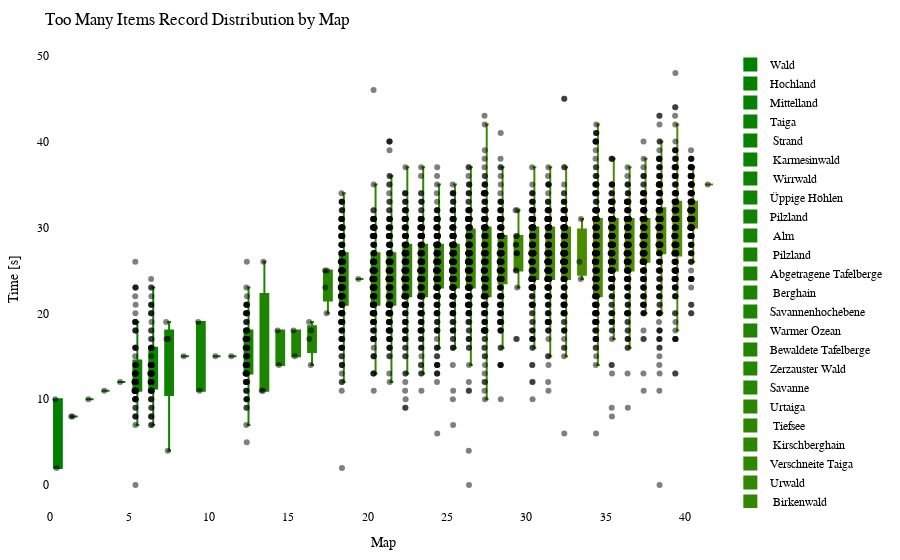

Notebook source saved alongside this figure:
### Code cell
import plotly.graph_objects as go
import plotly.io as pio

df = getRecordsDataframe(minigame="Sammelwahn")

# sort df columns by mean value 
df = df.reindex(df.mean().sort_values().index, axis=1)

# drop sum column
df = df.drop(columns=["Sum"])

# remove "Punkte" from all columns
df.columns = df.columns.str.replace('Punkte', '')

cmap = LinearSegmentedColormap.from_list("green_orange", ["green", "orange"])
colors = [to_hex(cmap(i / (num_columns - 1))) for i in range(num_columns)]

# Calculate the offset for centering the data points
num_columns = len(df.columns)
offset = 0.5

# Create a Swarm plot using Plotly
fig = go.Figure()

for i, (column, color) in enumerate(zip(df.columns, colors)):
    x_values = [i + offset] * len(df[column])  # Adjust x-values with offset for horizontal centering
    fig.add_trace(go.Box(x=x_values,
                         y=df[column],
                         name=column,
                         boxpoints='all',
                         pointpos=-0.5,  # Adjust point position to prevent overlapping
                         marker=dict(color='rgba(0,0,0,0.5)', size=6),  # Adjust marker color and size
                         line=dict(color=color),
                         fillcolor=color,
                         hovertext=df_to_html.index,
                         hoverinfo='name+text+y',
                         showlegend=True))

fig.update_layout(title="Too Many Items Record Distribution by Map",
                  xaxis=dict(title="Map"),
                  yaxis=dict(title="Time [s]"),
                  showlegend=True,
                  font=dict(family="Arial", size=12, color="black"),  # Customize font
                  plot_bgcolor="white",  # Set background color
                  margin=dict(l=50, r=50, t=50, b=50),  # Adjust margins for better layout
                  )

pio.show(fig)

pio.write_html(fig, "out/sammel_swarm_plot.html")

### Figure 1 — Plotly figure (JSON) as saved in the notebook; plotly's stock layout.template omitted (floating-point values rounded to 4 significant figures; data arrays with more than 128 entries replaced by an {"elided": "..."} marker saying what was removed)
{"data": [{"boxpoints": "all", "fillcolor": "#008000", "hoverinfo": "name+text+y", "hovertext": {"elided": "241 str values"}, "line": {"color": "#008000"}, "marker": {"color": "rgba(0,0,0,0.5)", "size": 6}, "name": "Wald", "pointpos": -0.5, "showlegend": true, "type": "box", "x": {"elided": "227 float values"}, "y": {"elided": "227 float values"}}, {"boxpoints": "all", "fillcolor": "#028000", "hoverinfo": "name+text+y", "hovertext": {"elided": "241 str values"}, "line": {"color": "#028000"}, "marker": {"color": "rgba(0,0,0,0.5)", "size": 6}, "name": "Hochland", "pointpos": -0.5, "showlegend": true, "type": "box", "x": {"elided": "227 float values"}, "y": {"elided": "227 float values"}}, {"boxpoints": "all", "fillcolor": "#048100", "hoverinfo": "name+text+y", "hovertext": {"elided": "241 str values"}, "line": {"color": "#048100"}, "marker": {"color": "rgba(0,0,0,0.5)", "size": 6}, "name": "Mittelland", "pointpos": -0.5, "showlegend": true, "type": "box", "x": {"elided": "227 float values"}, "y": {"elided": "227 float values"}}, {"boxpoints": "all", "fillcolor": "#068100", "hoverinfo": "name+text+y", "hovertext": {"elided": "241 str values"}, "line": {"color": "#068100"}, "marker": {"color": "rgba(0,0,0,0.5)", "size": 6}, "name": "Taiga", "pointpos": -0.5, "showlegend": true, "type": "box", "x": {"elided": "227 float values"}, "y": {"elided": "227 float values"}}, {"boxpoints": "all", "fillcolor": "#088100", "hoverinfo": "name+text+y", "hovertext": {"elided": "241 str values"}, "line": {"color": "#088100"}, "marker": {"color": "rgba(0,0,0,0.5)", "size": 6}, "name": " Strand", "pointpos": -0.5, "showlegend": true, "type": "box", "x": {"elided": "227 float values"}, "y": {"elided": "227 float values"}}, {"boxpoints": "all", "fillcolor": "#0b8200", "hoverinfo": "name+text+y", "hovertext": {"elided": "241 str values"}, "line": {"color": "#0b8200"}, "marker": {"color": "rgba(0,0,0,0.5)", "size": 6}, "name": " Karmesinwald", "pointpos": -0.5, "showlegend": true, "type": "box", "x": {"elided": "227 float values"}, "y": {"elided": "227 float values"}}, {"boxpoints": "all", "fillcolor": "#0d8200", "hoverinfo": "name+text+y", "hovertext": {"elided": "241 str values"}, "line": {"color": "#0d8200"}, "marker": {"color": "rgba(0,0,0,0.5)", "size": 6}, "name": " Wirrwald", "pointpos": -0.5, "showlegend": true, "type": "box", "x": {"elided": "227 float values"}, "y": {"elided": "227 float values"}}, {"boxpoints": "all", "fillcolor": "#0f8200", "hoverinfo": "name+text+y", "hovertext": {"elided": "241 str values"}, "line": {"color": "#0f8200"}, "marker": {"color": "rgba(0,0,0,0.5)", "size": 6}, "name": "Üppige Höhlen", "pointpos": -0.5, "showlegend": true, "type": "box", "x": {"elided": "227 float values"}, "y": {"elided": "227 float values"}}, {"boxpoints": "all", "fillcolor": "#118200", "hoverinfo": "name+text+y", "hovertext": {"elided": "241 str values"}, "line": {"color": "#118200"}, "marker": {"color": "rgba(0,0,0,0.5)", "size": 6}, "name": "Pilzland", "pointpos": -0.5, "showlegend": true, "type": "box", "x": {"elided": "227 float values"}, "y": {"elided": "227 float values"}}, {"boxpoints": "all", "fillcolor": "#148300", "hoverinfo": "name+text+y", "hovertext": {"elided": "241 str values"}, "line": {"color": "#148300"}, "marker": {"color": "rgba(0,0,0,0.5)", "size": 6}, "name": " Alm", "pointpos": -0.5, "showlegend": true, "type": "box", "x": {"elided": "227 float values"}, "y": {"elided": "227 float values"}}, {"boxpoints": "all", "fillcolor": "#168300", "hoverinfo": "name+text+y", "hovertext": {"elided": "241 str values"}, "line": {"color": "#168300"}, "marker": {"color": "rgba(0,0,0,0.5)", "size": 6}, "name": " Pilzland", "pointpos": -0.5, "showlegend": true, "type": "box", "x": {"elided": "227 float values"}, "y": {"elided": "227 float values"}}, {"boxpoints": "all", "fillcolor": "#188300", "hoverinfo": "name+text+y", "hovertext": {"elided": "241 str values"}, "line": {"color": "#188300"}, "marker": {"color": "rgba(0,0,0,0.5)", "size": 6}, "name": "Abgetragene Tafelberge", "pointpos": -0.5, "showlegend": true, "type": "box", "x": {"elided": "227 float values"}, "y": {"elided": "227 float values"}}, {"boxpoints": "all", "fillcolor": "#1a8400", "hoverinfo": "name+text+y", "hovertext": {"elided": "241 str values"}, "line": {"color": "#1a8400"}, "marker": {"color": "rgba(0,0,0,0.5)", "size": 6}, "name": " Berghain", "pointpos": -0.5, "showlegend": true, "type": "box", "x": {"elided": "227 float values"}, "y": {"elided": "227 float values"}}, {"boxpoints": "all", "fillcolor": "#1d8400", "hoverinfo": "name+text+y", "hovertext": {"elided": "241 str values"}, "line": {"color": "#1d8400"}, "marker": {"color": "rgba(0,0,0,0.5)", "size": 6}, "name": "Savannenhochebene", "pointpos": -0.5, "showlegend": true, "type": "box", "x": {"elided": "227 float values"}, "y": {"elided": "227 float values"}}, {"boxpoints": "all", "fillcolor": "#1f8400", "hoverinfo": "name+text+y", "hovertext": {"elided": "241 str values"}, "line": {"color": "#1f8400"}, "marker": {"color": "rgba(0,0,0,0.5)", "size": 6}, "name": "Warmer Ozean", "pointpos": -0.5, "showlegend": true, "type": "box", "x": {"elided": "227 float values"}, "y": {"elided": "227 float values"}}, {"boxpoints": "all", "fillcolor": "#218500", "hoverinfo": "name+text+y", "hovertext": {"elided": "241 str values"}, "line": {"color": "#218500"}, "marker": {"color": "rgba(0,0,0,0.5)", "size": 6}, "name": "Bewaldete Tafelberge", "pointpos": -0.5, "showlegend": true, "type": "box", "x": {"elided": "227 float values"}, "y": {"elided": "227 float values"}}, {"boxpoints": "all", "fillcolor": "#238500", "hoverinfo": "name+text+y", "hovertext": {"elided": "241 str values"}, "line": {"color": "#238500"}, "marker": {"color": "rgba(0,0,0,0.5)", "size": 6}, "name": "Zerzauster Wald", "pointpos": -0.5, "showlegend": true, "type": "box", "x": {"elided": "227 float values"}, "y": {"elided": "227 float values"}}, {"boxpoints": "all", "fillcolor": "#268600", "hoverinfo": "name+text+y", "hovertext": {"elided": "241 str values"}, "line": {"color": "#268600"}, "marker": {"color": "rgba(0,0,0,0.5)", "size": 6}, "name": "Savanne", "pointpos": -0.5, "showlegend": true, "type": "box", "x": {"elided": "227 float values"}, "y": {"elided": "227 float values"}}, {"boxpoints": "all", "fillcolor": "#288600", "hoverinfo": "name+text+y", "hovertext": {"elided": "241 str values"}, "line": {"color": "#288600"}, "marker": {"color": "rgba(0,0,0,0.5)", "size": 6}, "name": "Urtaiga", "pointpos": -0.5, "showlegend": true, "type": "box", "x": {"elided": "227 float values"}, "y": {"elided": "227 float values"}}, {"boxpoints": "all", "fillcolor": "#2a8600", "hoverinfo": "name+text+y", "hovertext": {"elided": "241 str values"}, "line": {"color": "#2a8600"}, "marker": {"color": "rgba(0,0,0,0.5)", "size": 6}, "name": " Tiefsee", "pointpos": -0.5, "showlegend": true, "type": "box", "x": {"elided": "227 float values"}, "y": {"elided": "227 float values"}}, {"boxpoints": "all", "fillcolor": "#2c8600", "hoverinfo": "name+text+y", "hovertext": {"elided": "241 str values"}, "line": {"color": "#2c8600"}, "marker": {"color": "rgba(0,0,0,0.5)", "size": 6}, "name": " Kirschberghain", "pointpos": -0.5, "showlegend": true, "type": "box", "x": {"elided": "227 float values"}, "y": {"elided": "227 float values"}}, {"boxpoints": "all", "fillcolor": "#2f8700", "hoverinfo": "name+text+y", "hovertext": {"elided": "241 str values"}, "line": {"color": "#2f8700"}, "marker": {"color": "rgba(0,0,0,0.5)", "size": 6}, "name": "Verschneite Taiga", "pointpos": -0.5, "showlegend": true, "type": "box", "x": {"elided": "227 float values"}, "y": {"elided": "227 float values"}}, {"boxpoints": "all", "fillcolor": "#318700", "hoverinfo": "name+text+y", "hovertext": {"elided": "241 str values"}, "line": {"color": "#318700"}, "marker": {"color": "rgba(0,0,0,0.5)", "size": 6}, "name": "Urwald", "pointpos": -0.5, "showlegend": true, "type": "box", "x": {"elided": "227 float values"}, "y": {"elided": "227 float values"}}, {"boxpoints": "all", "fillcolor": "#338700", "hoverinfo": "name+text+y", "hovertext": {"elided": "241 str values"}, "line": {"color": "#338700"}, "marker": {"color": "rgba(0,0,0,0.5)", "size": 6}, "name": " Birkenwald", "pointpos": -0.5, "showlegend": true, "type": "box", "x": {"elided": "227 float values"}, "y": {"elided": "227 float values"}}, {"boxpoints": "all", "fillcolor": "#358800", "hoverinfo": "name+text+y", "hovertext": {"elided": "241 str values"}, "line": {"color": "#358800"}, "marker": {"color": "rgba(0,0,0,0.5)", "size": 6}, "name": " Sumpf", "pointpos": -0.5, "showlegend": true, "type": "box", "x": {"elided": "227 float values"}, "y": {"elided": "227 float values"}}, {"boxpoints": "all", "fillcolor": "#388800", "hoverinfo": "name+text+y", "hovertext": {"elided": "241 str values"}, "line": {"color": "#388800"}, "marker": {"color": "rgba(0,0,0,0.5)", "size": 6}, "name": " Bambusdschungel", "pointpos": -0.5, "showlegend": true, "type": "box", "x": {"elided": "227 float values"}, "y": {"elided": "227 float values"}}, {"boxpoints": "all", "fillcolor": "#3a8800", "hoverinfo": "name+text+y", "hovertext": {"elided": "241 str values"}, "line": {"color": "#3a8800"}, "marker": {"color": "rgba(0,0,0,0.5)", "size": 6}, "name": " Dschungel", "pointpos": -0.5, "showlegend": true, "type": "box", "x": {"elided": "227 float values"}, "y": {"elided": "227 float values"}}, {"boxpoints": "all", "fillcolor": "#3c8900", "hoverinfo": "name+text+y", "hovertext": {"elided": "241 str values"}, "line": {"color": "#3c8900"}, "marker": {"color": "rgba(0,0,0,0.5)", "size": 6}, "name": "Verschneite Ebene", "pointpos": -0.5, "showlegend": true, "type": "box", "x": {"elided": "227 float values"}, "y": {"elided": "227 float values"}}, {"boxpoints": "all", "fillcolor": "#3e8900", "hoverinfo": "name+text+y", "hovertext": {"elided": "241 str values"}, "line": {"color": "#3e8900"}, "marker": {"color": "rgba(0,0,0,0.5)", "size": 6}, "name": "Zerzauste Hügel", "pointpos": -0.5, "showlegend": true, "type": "box", "x": {"elided": "227 float values"}, "y": {"elided": "227 float values"}}, {"boxpoints": "all", "fillcolor": "#418900", "hoverinfo": "name+text+y", "hovertext": {"elided": "241 str values"}, "line": {"color": "#418900"}, "marker": {"color": "rgba(0,0,0,0.5)", "size": 6}, "name": "Blumenwald", "pointpos": -0.5, "showlegend": true, "type": "box", "x": {"elided": "227 float values"}, "y": {"elided": "227 float values"}}, {"boxpoints": "all", "fillcolor": "#438a00", "hoverinfo": "name+text+y", "hovertext": {"elided": "241 str values"}, "line": {"color": "#438a00"}, "marker": {"color": "rgba(0,0,0,0.5)", "size": 6}, "name": "Zerzauste Savanne", "pointpos": -0.5, "showlegend": true, "type": "box", "x": {"elided": "227 float values"}, "y": {"elided": "227 float values"}}, {"boxpoints": "all", "fillcolor": "#458a00", "hoverinfo": "name+text+y", "hovertext": {"elided": "241 str values"}, "line": {"color": "#458a00"}, "marker": {"color": "rgba(0,0,0,0.5)", "size": 6}, "name": " Wald", "pointpos": -0.5, "showlegend": true, "type": "box", "x": {"elided": "227 float values"}, "y": {"elided": "227 float values"}}, {"boxpoints": "all", "fillcolor": "#478a00", "hoverinfo": "name+text+y", "hovertext": {"elided": "241 str values"}, "line": {"color": "#478a00"}, "marker": {"color": "rgba(0,0,0,0.5)", "size": 6}, "name": " Savannenhochebene", "pointpos": -0.5, "showlegend": true, "type": "box", "x": {"elided": "227 float values"}, "y": {"elided": "227 float values"}}, {"boxpoints": "all", "fillcolor": "#4a8b00", "hoverinfo": "name+text+y", "hovertext": {"elided": "241 str values"}, "line": {"color": "#4a8b00"}, "marker": {"color": "rgba(0,0,0,0.5)", "size": 6}, "name": " Sonnenblumenebene", "pointpos": -0.5, "showlegend": true, "type": "box", "x": {"elided": "227 float values"}, "y": {"elided": "227 float values"}}, {"boxpoints": "all", "fillcolor": "#4c8b00", "hoverinfo": "name+text+y", "hovertext": {"elided": "241 str values"}, "line": {"color": "#4c8b00"}, "marker": {"color": "rgba(0,0,0,0.5)", "size": 6}, "name": " Taiga", "pointpos": -0.5, "showlegend": true, "type": "box", "x": {"elided": "227 float values"}, "y": {"elided": "227 float values"}}, {"boxpoints": "all", "fillcolor": "#4e8b00", "hoverinfo": "name+text+y", "hovertext": {"elided": "241 str values"}, "line": {"color": "#4e8b00"}, "marker": {"color": "rgba(0,0,0,0.5)", "size": 6}, "name": "Lichter Dschungel", "pointpos": -0.5, "showlegend": true, "type": "box", "x": {"elided": "227 float values"}, "y": {"elided": "227 float values"}}, {"boxpoints": "all", "fillcolor": "#508c00", "hoverinfo": "name+text+y", "hovertext": {"elided": "241 str values"}, "line": {"color": "#508c00"}, "marker": {"color": "rgba(0,0,0,0.5)", "size": 6}, "name": "Dichter Wald", "pointpos": -0.5, "showlegend": true, "type": "box", "x": {"elided": "227 float values"}, "y": {"elided": "227 float values"}}, {"boxpoints": "all", "fillcolor": "#538c00", "hoverinfo": "name+text+y", "hovertext": {"elided": "241 str values"}, "line": {"color": "#538c00"}, "marker": {"color": "rgba(0,0,0,0.5)", "size": 6}, "name": "Sonnenblumenebene", "pointpos": -0.5, "showlegend": true, "type": "box", "x": {"elided": "227 float values"}, "y": {"elided": "227 float values"}}, {"boxpoints": "all", "fillcolor": "#558c00", "hoverinfo": "name+text+y", "hovertext": {"elided": "241 str values"}, "line": {"color": "#558c00"}, "marker": {"color": "rgba(0,0,0,0.5)", "size": 6}, "name": " Savanne", "pointpos": -0.5, "showlegend": true, "type": "box", "x": {"elided": "227 float values"}, "y": {"elided": "227 float values"}}, {"boxpoints": "all", "fillcolor": "#578d00", "hoverinfo": "name+text+y", "hovertext": {"elided": "241 str values"}, "line": {"color": "#578d00"}, "marker": {"color": "rgba(0,0,0,0.5)", "size": 6}, "name": " Ebene", "pointpos": -0.5, "showlegend": true, "type": "box", "x": {"elided": "227 float values"}, "y": {"elided": "227 float values"}}, {"boxpoints": "all", "fillcolor": "#598d00", "hoverinfo": "name+text+y", "hovertext": {"elided": "241 str values"}, "line": {"color": "#598d00"}, "marker": {"color": "rgba(0,0,0,0.5)", "size": 6}, "name": " Blumenwald", "pointpos": -0.5, "showlegend": true, "type": "box", "x": {"elided": "227 float values"}, "y": {"elided": "227 float values"}}, {"boxpoints": "all", "fillcolor": "#5c8d00", "hoverinfo": "name+text+y", "hovertext": {"elided": "241 str values"}, "line": {"color": "#5c8d00"}, "marker": {"color": "rgba(0,0,0,0.5)", "size": 6}, "name": " Tropfsteinhöhlen", "pointpos": -0.5, "showlegend": true, "type": "box", "x": {"elided": "227 float values"}, "y": {"elided": "227 float values"}}], "layout": {"font": {"color": "black", "family": "Arial", "size": 12}, "margin": {"b": 50, "l": 50, "r": 50, "t": 50}, "plot_bgcolor": "white", "showlegend": true, "title": {"text": "Too Many Items Record Distribution by Map"}, "xaxis": {"title": {"text": "Map"}}, "yaxis": {"title": {"text": "Time [s]"}}}}
